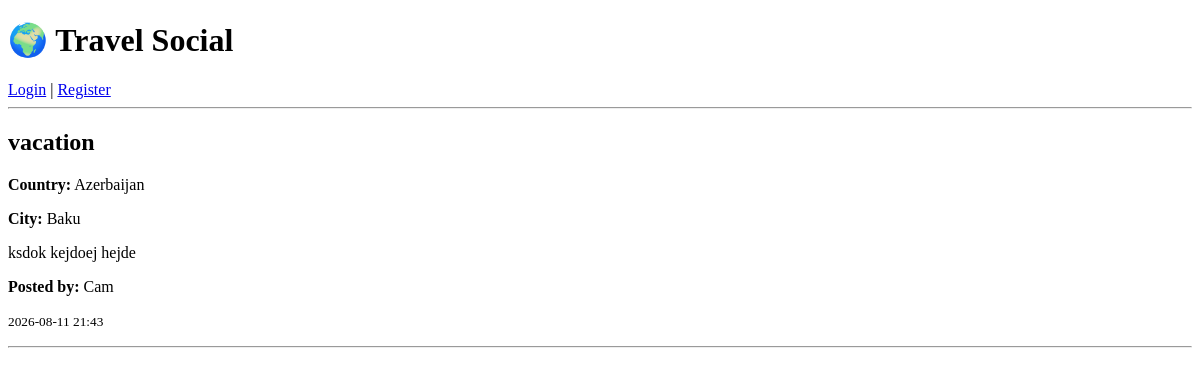
Before: / with the older database file.
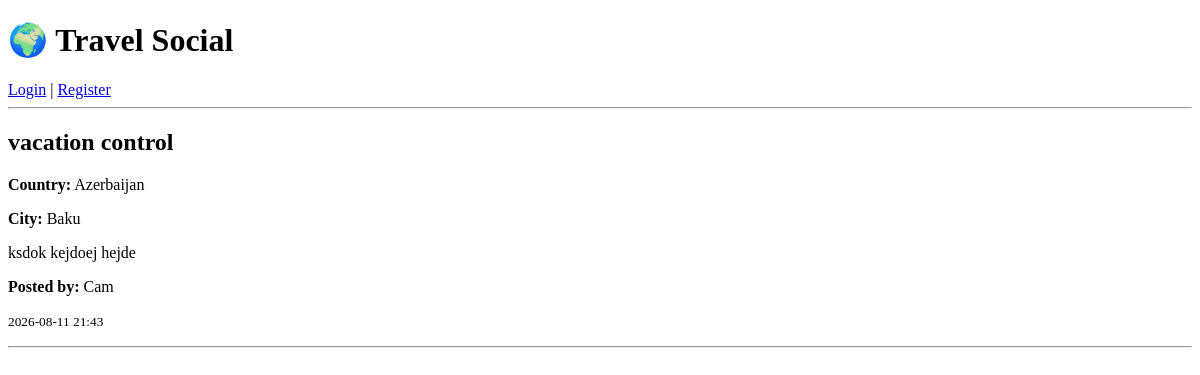
After: the same page with the newer database file.
### models.py (models this page shows, shortened)
class TravelPost(db.Model):
    id = db.Column(db.Integer, primary_key=True)
    title = db.Column(db.String(100), nullable=False)
    description = db.Column(db.Text, nullable=False)
    country = db.Column(db.String(50), nullable=False)
    city = db.Column(db.String(50), nullable=False)
    created_at = db.Column(db.DateTime, nullable=False, default=datetime.utcnow)
    user_id = db.Column(db.Integer, db.ForeignKey('user.id'), nullable=False)

class User(db.Model, UserMixin):
    id = db.Column(db.Integer, primary_key=True)
    username = db.Column(db.String(80), unique=True, nullable=False, index=True)
    email = db.Column(db.String(120), unique=True, nullable=False, index=True)
    password_hash = db.Column(db.String(200), nullable=False)
    posts = db.relationship('TravelPost', backref='author', lazy=True)

### app.py (the view)
@app.route("/")
def home():
    posts = TravelPost.query.order_by(TravelPost.created_at.desc()).all()
    return render_template("home.html", posts=posts)

### templates/home.html (shortened to what this page needs)
<!DOCTYPE html>
<html lang="en">
<head>
</head>
<body>
    <h1>🌍 Travel Social</h1>
    {% if current_user.is_authenticated %}
        <p>
            Welcome, <strong>{{ current_user.username }}</strong>!
        </p>
        <a href="{{ url_for('create_post') }}">Create New Post</a> |
        <a href="{{ url_for('logout') }}">Logout</a>
    {% else %}
        <a href="{{ url_for('login') }}">Login</a> |
        <a href="{{ url_for('register') }}">Register</a>
    {% endif %}
    <hr>
    {% if posts %}
        {% for post in posts %}
            <h2>{{ post.title }}</h2>
            <p>
                <strong>Country:</strong> {{ post.country }}
            </p>
            <p>
                <strong>City:</strong> {{ post.city }}
            </p>
            <p>
                {{ post.description }}
            </p>
            <p>
                <strong>Posted by:</strong>
                {{ post.author.username }}
            </p>
            <p>
                <small>{{ post.created_at.strftime("%Y-%m-%d %H:%M") }}</small>
            </p>
            <hr>
        {% endfor %}
    {% else %}
        <p>No travel posts yet.</p>
    {% endif %}
</body>
</html>

Changed rows visible on the page:
changed TravelPost "Azerbaijan": title "vacation" → "vacation control"
